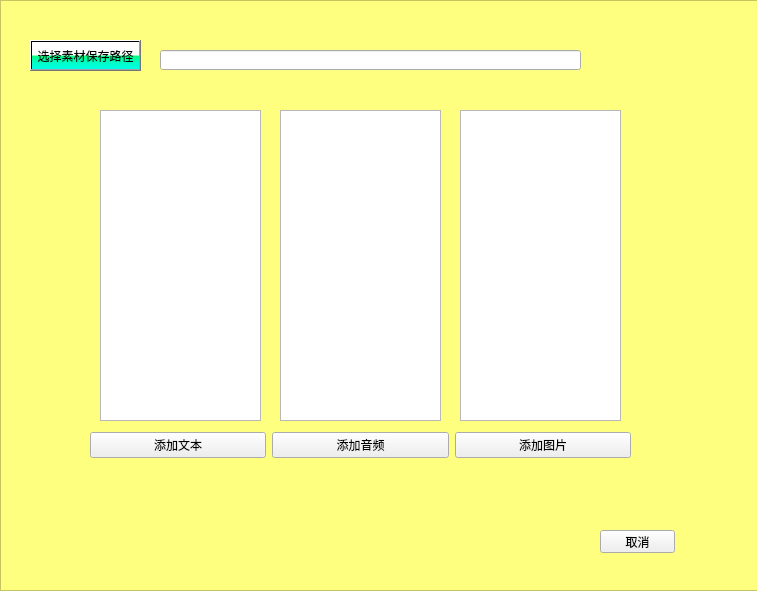
<?xml version="1.0" encoding="UTF-8"?>
<ui version="4.0">
 <class>add_file</class>
 <widget class="QWidget" name="add_file">
  <property name="geometry">
   <rect>
    <x>0</x>
    <y>0</y>
    <width>757</width>
    <height>591</height>
   </rect>
  </property>
  <property name="windowTitle">
   <string>Form</string>
  </property>
  <property name="styleSheet">
   <string notr="true">Widget{border-image: url(:/new/prefix1/background.png);}
</string>
  </property>
  <widget class="QFrame" name="frame">
   <property name="geometry">
    <rect>
     <x>0</x>
     <y>0</y>
     <width>761</width>
     <height>591</height>
    </rect>
   </property>
   <property name="styleSheet">
    <string notr="true">#frame{background-color: rgb(255, 255, 127);}
</string>
   </property>
   <property name="frameShape">
    <enum>QFrame::StyledPanel</enum>
   </property>
   <property name="frameShadow">
    <enum>QFrame::Raised</enum>
   </property>
   <widget class="QWidget" name="verticalLayoutWidget">
    <property name="geometry">
     <rect>
      <x>90</x>
      <y>400</y>
      <width>541</width>
      <height>91</height>
     </rect>
    </property>
    <layout class="QHBoxLayout" name="horizontalLayout">
     <item>
      <widget class="QPushButton" name="add_txt">
       <property name="styleSheet">
        <string notr="true">selection-background-color: rgb(170, 255, 255);</string>
       </property>
       <property name="text">
        <string>添加文本</string>
       </property>
      </widget>
     </item>
     <item>
      <widget class="QPushButton" name="add_music">
       <property name="text">
        <string>添加音频</string>
       </property>
      </widget>
     </item>
     <item>
      <widget class="QPushButton" name="add_pic">
       <property name="text">
        <string>添加图片</string>
       </property>
      </widget>
     </item>
    </layout>
    <zorder>add_music</zorder>
    <zorder>add_pic</zorder>
    <zorder>add_txt</zorder>
   </widget>
   <widget class="QPushButton" name="cancel">
    <property name="geometry">
     <rect>
      <x>600</x>
      <y>530</y>
      <width>75</width>
      <height>23</height>
     </rect>
    </property>
    <property name="text">
     <string>取消</string>
    </property>
   </widget>
   <widget class="QListWidget" name="list_text">
    <property name="geometry">
     <rect>
      <x>100</x>
      <y>110</y>
      <width>161</width>
      <height>311</height>
     </rect>
    </property>
   </widget>
   <widget class="QListWidget" name="list_music">
    <property name="geometry">
     <rect>
      <x>280</x>
      <y>110</y>
      <width>161</width>
      <height>311</height>
     </rect>
    </property>
   </widget>
   <widget class="QListWidget" name="list_picture">
    <property name="geometry">
     <rect>
      <x>460</x>
      <y>110</y>
      <width>161</width>
      <height>311</height>
     </rect>
    </property>
   </widget>
   <widget class="QPushButton" name="pushButton">
    <property name="geometry">
     <rect>
      <x>30</x>
      <y>40</y>
      <width>111</width>
      <height>31</height>
     </rect>
    </property>
    <property name="styleSheet">
     <string notr="true">background-color: qlineargradient(spread:pad, x1:0, y1:0, x2:0, y2:1, stop:0 rgba(255, 255, 255, 255), stop:0.495 rgba(255, 255, 255, 255), stop:0.505 rgba(0, 255, 121, 255), stop:0.744318 rgba(0, 255, 196, 255), stop:1 rgba(0, 255, 229, 255));</string>
    </property>
    <property name="text">
     <string>选择素材保存路径</string>
    </property>
   </widget>
   <widget class="QLineEdit" name="lineEdit">
    <property name="geometry">
     <rect>
      <x>160</x>
      <y>50</y>
      <width>421</width>
      <height>20</height>
     </rect>
    </property>
   </widget>
  </widget>
 </widget>
 <resources/>
 <connections>
  <connection>
   <sender>cancel</sender>
   <signal>clicked()</signal>
   <receiver>add_file</receiver>
   <slot>close()</slot>
   <hints>
    <hint type="sourcelabel">
     <x>547</x>
     <y>461</y>
    </hint>
    <hint type="destinationlabel">
     <x>320</x>
     <y>244</y>
    </hint>
   </hints>
  </connection>
 </connections>
</ui>
